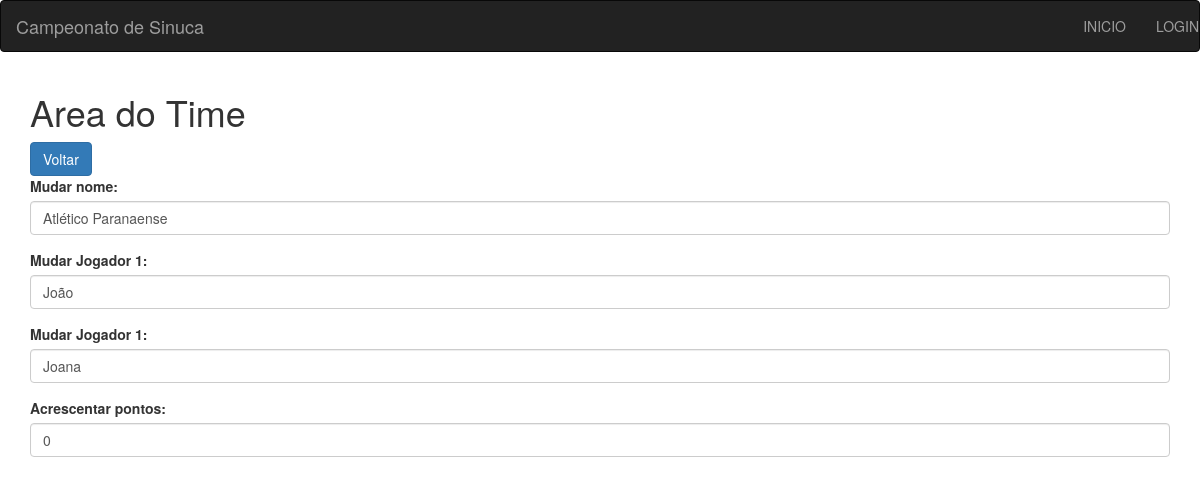
/pageTeam.php?id=33&idchamp=7, run on the app's committed database.
### tables this page shows
CREATE TABLE `teams` (
  `id` int(11) NOT NULL,
  `id_championship` int(11) NOT NULL,
  `name` varchar(50) NOT NULL,
  `player1_name` varchar(100) NOT NULL,
  `player2_name` varchar(100) NOT NULL,
  `victories` int(11) NOT NULL,
  `points` int(11) NOT NULL DEFAULT 0,
  `champion` tinyint(1) NOT NULL
);

### obj/Team.php (called while the page is built, shortened)
<?php
class Team{
    public function get_team($id_team){
        global $pdo;
        $sql = $pdo->prepare("SELECT * FROM teams WHERE id = :id");
        $sql->bindValue(":id",$id_team);
        $sql->execute();
        return $sql->fetch();
    }
}
?>

### pageTeam.php (the view, shortened to what this page needs)
<?php require_once "header.php"?>
<?php
if(isset($_GET['id']) && !empty($_GET['id'])){
    require_once "obj/Team.php";
    $id_team = addslashes($_GET['id']);
    $teams = new Team();
    $team = $teams->get_team($id_team);
}
else{
    header("Location: ./");
}
if(isset($_GET['idchamp']) && !empty($_GET['idchamp'])){
    $id_champ = addslashes($_GET['idchamp']);
}
else{
    header("Location: ./");
}
?>
<div class="container">
    <h1>Area do Time</h1>
    <a class="btn btn-primary" href="rank.php?id=<?php echo $id_champ;?>" role="button">Voltar</a>
    <form method="POST">
        <div class="form-group">
            <label for="nameteamview">Mudar nome:</label>
            <input type="text" name="nameteamview" id="nameteamview" class="form-control" value="<?php echo $team['name'] ?>"/>
        </div>
        <div class="form-group">
            <label for="player1teamview">Mudar Jogador 1:</label>
            <input type="text" name="player1teamview" id="player1teamview" class="form-control" value="<?php echo $team['player1_name'] ?>"/>
        </div>
        <div class="form-group">
            <label for="player2teamview">Mudar Jogador 1:</label>
            <input type="text" name="player2teamview" id="player2teamview" class="form-control" value="<?php echo $team['player2_name'] ?>"/>
        </div>
        <div class="form-group">
            <label for="pointsteamview">Acrescentar pontos:</label>
            <input type="number" name="pointsteamview" id="pointsteamview" class="form-control" value="0"/>
        </div>
    </form>
</div>
<?php require_once "footer.php"?>

### data on the page
teams: nameteamview "Atlético Paranaense", player1teamview "João", player2teamview "Joana"
